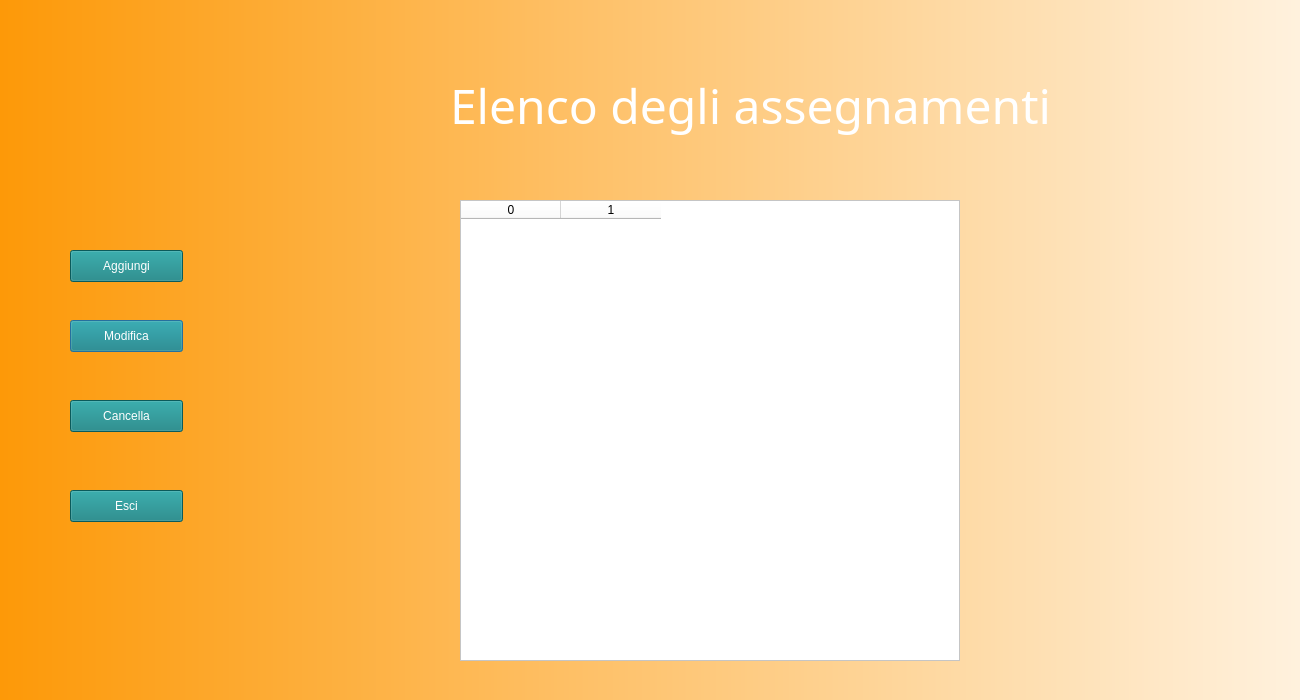
<?xml version="1.0" encoding="UTF-8"?>
<ui version="4.0">
 <class>Dialog</class>
 <widget class="QDialog" name="Dialog">
  <property name="geometry">
   <rect>
    <x>0</x>
    <y>0</y>
    <width>1300</width>
    <height>700</height>
   </rect>
  </property>
  <property name="windowTitle">
   <string>Dialog</string>
  </property>
  <widget class="QWidget" name="bgwidget" native="true">
   <property name="geometry">
    <rect>
     <x>0</x>
     <y>0</y>
     <width>1500</width>
     <height>800</height>
    </rect>
   </property>
   <property name="styleSheet">
    <string notr="true">QWidget#bgwidget{
	background-color: qlineargradient(spread:pad, x1:0, y1:0, x2:1, y2:0, stop:0 rgba(253, 153, 8, 255), stop:1 rgba(255, 255, 255, 255));

}</string>
   </property>
   <widget class="QLabel" name="image">
    <property name="enabled">
     <bool>true</bool>
    </property>
    <property name="geometry">
     <rect>
      <x>-200</x>
      <y>-270</y>
      <width>1800</width>
      <height>1300</height>
     </rect>
    </property>
    <property name="styleSheet">
     <string notr="true">border-radius:50%;
image: url(:/images/1.png);
</string>
    </property>
    <property name="text">
     <string/>
    </property>
    <property name="scaledContents">
     <bool>true</bool>
    </property>
   </widget>
   <widget class="QLabel" name="label">
    <property name="geometry">
     <rect>
      <x>450</x>
      <y>60</y>
      <width>681</width>
      <height>91</height>
     </rect>
    </property>
    <property name="font">
     <font>
      <family>Bangla MN</family>
      <pointsize>36</pointsize>
      <weight>50</weight>
      <italic>false</italic>
      <bold>false</bold>
     </font>
    </property>
    <property name="styleSheet">
     <string notr="true">font: 36pt;
background: transparent;
color: rgb(255,255,255);</string>
    </property>
    <property name="text">
     <string>Elenco degli assegnamenti</string>
    </property>
   </widget>
   <widget class="QPushButton" name="btnModifica">
    <property name="geometry">
     <rect>
      <x>70</x>
      <y>320</y>
      <width>113</width>
      <height>32</height>
     </rect>
    </property>
    <property name="styleSheet">
     <string notr="true">color: rgb(255, 255, 255);
background-color: rgb(16, 128, 128);</string>
    </property>
    <property name="text">
     <string>Modifica</string>
    </property>
   </widget>
   <widget class="QPushButton" name="btnCancella">
    <property name="geometry">
     <rect>
      <x>70</x>
      <y>400</y>
      <width>113</width>
      <height>32</height>
     </rect>
    </property>
    <property name="styleSheet">
     <string notr="true">color: rgb(255, 255, 255);
background-color: rgb(16, 128, 128);</string>
    </property>
    <property name="text">
     <string>Cancella</string>
    </property>
   </widget>
   <widget class="QPushButton" name="btnAggiungi">
    <property name="geometry">
     <rect>
      <x>70</x>
      <y>250</y>
      <width>113</width>
      <height>32</height>
     </rect>
    </property>
    <property name="styleSheet">
     <string notr="true">color: rgb(255, 255, 255);
background-color: rgb(16, 128, 128);</string>
    </property>
    <property name="text">
     <string>Aggiungi</string>
    </property>
   </widget>
   <widget class="QPushButton" name="btnEsci">
    <property name="geometry">
     <rect>
      <x>70</x>
      <y>490</y>
      <width>113</width>
      <height>32</height>
     </rect>
    </property>
    <property name="styleSheet">
     <string notr="true">color: rgb(255, 255, 255);
background-color: rgb(16, 128, 128);</string>
    </property>
    <property name="text">
     <string>Esci</string>
    </property>
   </widget>
   <widget class="QTableWidget" name="tableWidget">
    <property name="geometry">
     <rect>
      <x>460</x>
      <y>200</y>
      <width>500</width>
      <height>461</height>
     </rect>
    </property>
    <property name="styleSheet">
     <string notr="true">background: rgb(255,255,255);
</string>
    </property>
    <column>
     <property name="text">
      <string>0</string>
     </property>
    </column>
    <column>
     <property name="text">
      <string>1</string>
     </property>
    </column>
   </widget>
  </widget>
 </widget>
 <resources>
  <include location="../source.qrc"/>
 </resources>
 <connections/>
</ui>
